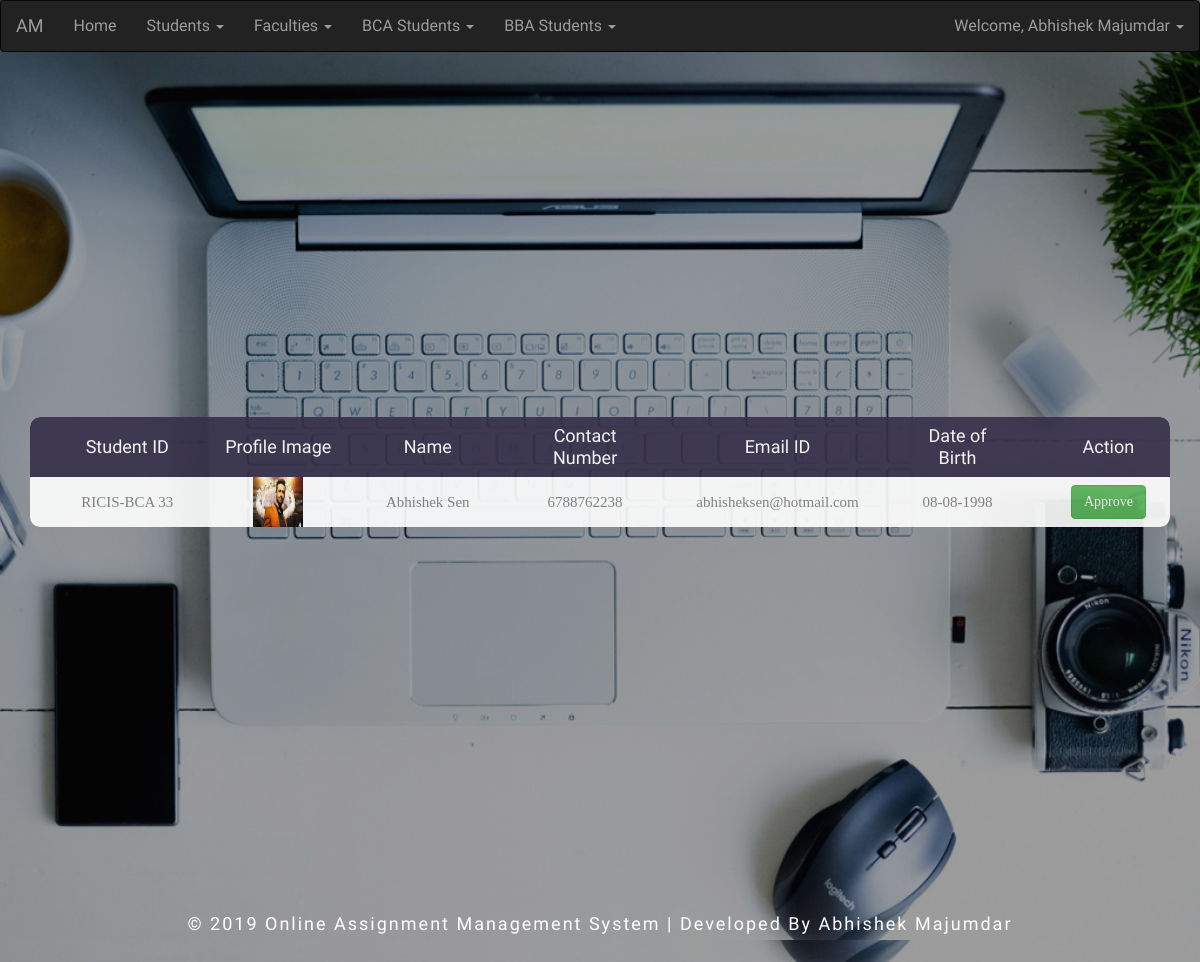
The app's page /admin/all_pending_students.php (signed in) with its own data.
### tables this page shows
CREATE TABLE `st_details` (
  `id` int(50) NOT NULL,
  `name` varchar(120) NOT NULL,
  `email` varchar(200) NOT NULL,
  `contact` varchar(13) NOT NULL,
  `course` varchar(100) NOT NULL,
  `password` varchar(200) NOT NULL,
  `status` int(1) NOT NULL,
  `img` varchar(200) NOT NULL,
  `address` varchar(300) NOT NULL,
  `year` varchar(6) NOT NULL,
  `dob` date NOT NULL,
  `reg_date` timestamp NOT NULL DEFAULT current_timestamp() ON UPDATE current_timestamp(),
  `certificate` varchar(4) NOT NULL
);

### admin/all_pending_students.php (the view, shortened to what this page needs)
<?php
	require_once('../database/server.php');
	$page_name=basename($_SERVER['PHP_SELF']);
?>
<!DOCTYPE html>
<html lang="en">
<head>
  <link rel="stylesheet" href="https://maxcdn.bootstrapcdn.com/bootstrap/3.3.7/css/bootstrap.min.css">
	<link rel="stylesheet" type="text/css" href="css/main.css">
</head>
<body>
	<?php include('includes/header.php') ?>
	<div class="limiter">
		<div class="container-table100">
			<div class="wrap-table100">
				<div class="table100">
					<table>
						<thead>
							<tr class="table100-head">
								<th class="column1">Student ID</th>
								<th class="column1">Profile Image</th>
								<th class="column1">Name</th>
								<th class="column1">Contact Number</th>
								<th class="column1">Email ID</th>
								<th class="column1">Date of Birth</th>
								<th class="column1">Action</th>
							</tr>
						</thead>
						<?php
							$sql="SELECT * FROM `st_details` WHERE status='2'";
							$result=mysqli_query($con,$sql);
							while ($row = mysqli_fetch_assoc($result)) {
						?>
						<tbody>
								<tr>
									<td class="column1"><?php echo "RICIS-BCA ".$row['id']?></td>
									<td class="column1"><img src="../student/uploads/<?php echo $row['img']?>" style="width:50px;height:50px;"></td>
									<td class="column1"><?php echo $row['name']?></td>
									<td class="column1"><?php echo $row['contact']?></td>
									<td class="column1"><?php echo $row['email']?></td>
									<td class="column1"><?php $timestamp = strtotime($row['dob']); $date = date('d-m-Y', $timestamp); echo $date; ?></td>
									<td class="column1"><a href="approve_students.php?st_id=<?php echo $row['id']; ?>&p_name=<?php echo $page_name; ?>"><button class="btn btn-success">Approve</button></a></td>
								</tr>
						</tbody>
							<?php } ?>
					</table>
				</div>
			</div>
		</div>
	</div>
<div class="footer">
		<p>
			 © 2019 Online Assignment Management System | Developed By Abhishek Majumdar
		</p>
	</div>
</body>
</html>

### admin/css/main.css (style rules this page uses)
* { margin: 0px; padding: 0px; box-sizing: border-box; }
body, html { background: url(../images/b1.jpg) no-repeat; background-size: cover; -webkit-background-size: cover; -moz-background-size: cover; -o-background-size: cover; -ms-background-size: cover; background-position: center; font-size: 100%; font-family: 'Cuprum', sans-serif; min-height: 100vh; }
a { margin: 0px; transition: all 0.4s; -webkit-transition: all 0.4s; -o-transition: all 0.4s; -moz-transition: all 0.4s; }
p { margin: 0px; }
button { outline: none !important; border: none; background: transparent; }
.limiter { width: 100%; margin: 0 auto; }
.container-table100 { width: 100%; min-height: 100vh; -webkit-background-size: cover; -moz-background-size: cover; -o-background-size: cover; -ms-background-size: cover; background-position: center; font-size: 100%; font-family: 'Cuprum', sans-serif; min-height: 100vh; opacity:0.9; display: -webkit-box; display: -webkit-flex; display: -moz-box; display: -ms-flexbox; display: flex; align-items: center; justify-content: center; flex-wrap: wrap; padding: 33px 30px; }
.wrap-table100 { width: 1170px; }
table { border-spacing: 1; border-collapse: collapse; background: white; border-radius: 10px; overflow: hidden; width: 100%; margin: 0 auto; position: relative; }
table * { position: relative; }
table td, table th { padding-left: 8px; }
table thead tr { height: 60px; background: #36304a; }
table tbody tr { height: 50px; }
table tbody tr:last-child { border: 0; }
table td, table th { text-align: left; }
.table100-head th { font-family: 'Cuprum', sans-serif; font-size: 18px; color: #fff; line-height: 1.2; font-weight: unset; text-align:center; }
tbody tr { font-family: OpenSans-Regular; font-size: 15px; color: #808080; line-height: 1.2; font-weight: unset; }
.column1 { width: 260px; padding-left: 40px; text-align:center; }
.footer { margin: 3vw .3vw 2vw; }
.footer p { font-size: 18px; color: #fff; letter-spacing: 2px; text-align: center; line-height: 1.8; }

### records on screen
st_details: id "33", img (picture), name "Abhishek Sen", contact "6788762238", email "abhisheksen@hotmail.com", dob "08-08-1998"

### other values on screen
$_SESSION['admin_name'] "Abhishek Majumdar"
